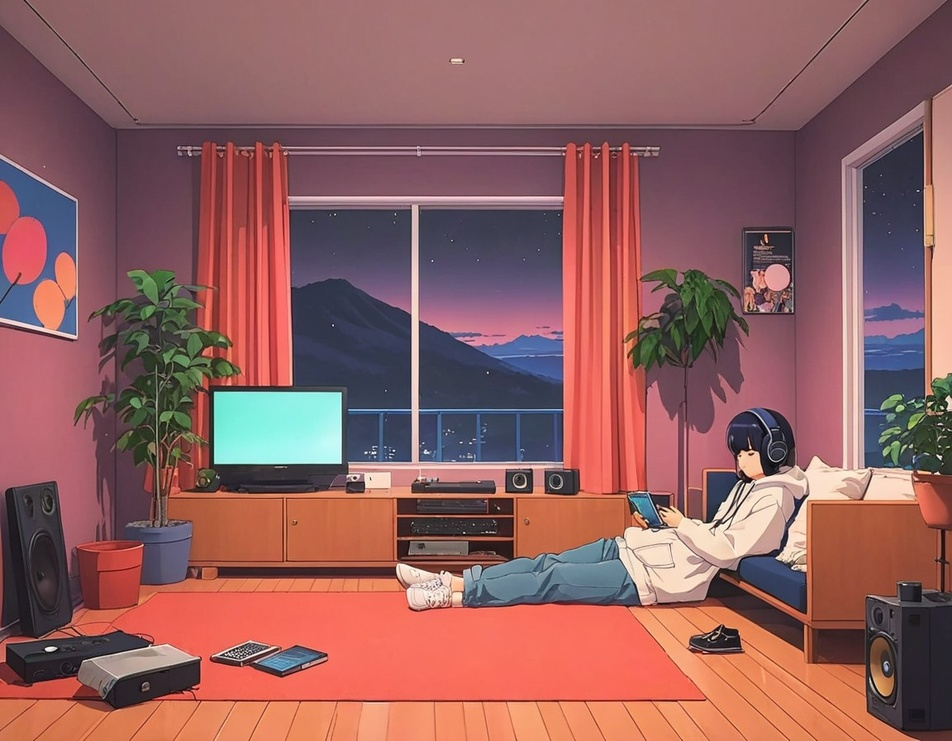
#> input picture Color Transformations/your_image.jpg, 952 x 741 px, shrunk from 1152 x 896 before the run
$ python invert.py
#> lines starting #> are read from the running program, lines starting #| are printed output that depends on the picture
import cv2
import numpy as np
import os
import matplotlib.pyplot as plt

# Load the image
image_path = 'your_image.jpg'  # Replace with your image path
image = cv2.imread(image_path)
#> image is the input picture: shape (741, 952, 3); mean B, G, R 95.3, 96.5, 146.3

if image is None:
    raise FileNotFoundError(f"Image not found at path: {image_path}")

# Ensure the output directory exists and delete it if it does
output_dir = 'output_frames'
if os.path.exists(output_dir):
    os.makedirs(output_dir, exist_ok=True)

# Function to invert colors
def invert_colors(image):
    inverted_image = cv2.bitwise_not(image)
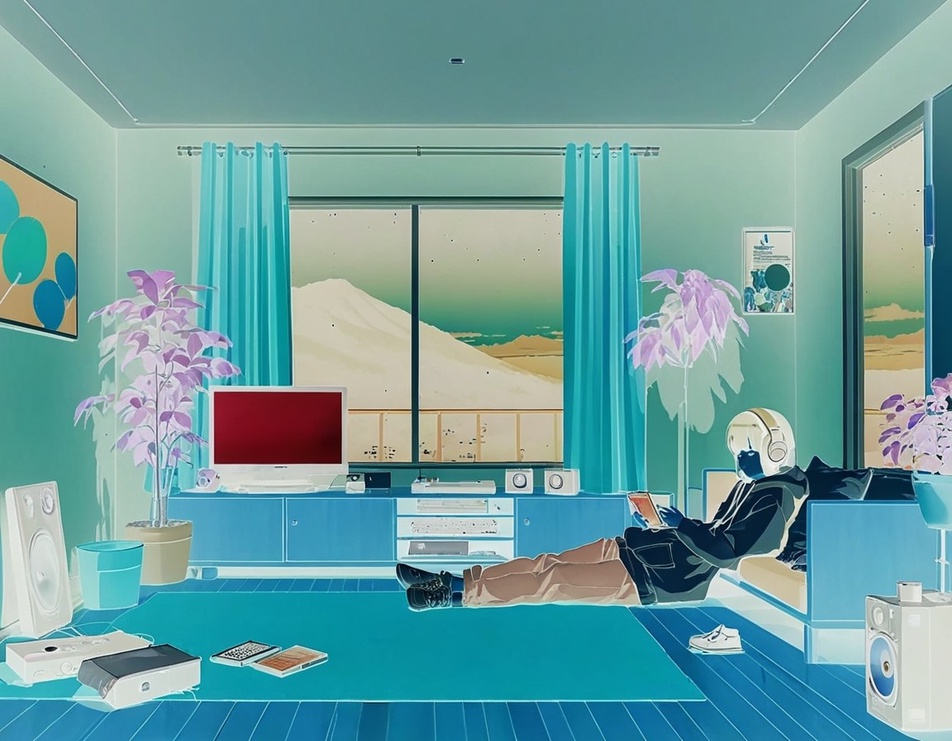
#> inverted_image: shape (741, 952, 3); mean B, G, R 159.7, 158.5, 108.7
    return inverted_image

# Apply color inversion
inverted_image = invert_colors(image)
inverted_image_path = 'inverted_image.jpg'
cv2.imwrite(inverted_image_path, inverted_image)

plt.imshow(cv2.cvtColor(inverted_image, cv2.COLOR_BGR2RGB))
plt.axis('off')
plt.title('Inverted Image')
plt.show()

print(f'Inverted image created and saved as "{inverted_image_path}".')
